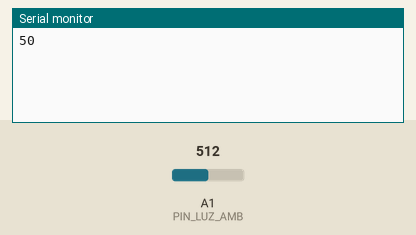
Recording of a sketch running on a simulated Arduino Uno, built with avr-gcc and run on an emulated ATmega328P. Parts: the last lines printed to the serial monitor. The test bench sets the inputs (shaded band); at power-on: A1 (PIN_LUZ_AMB) = 512. EEPROM starts erased.

Above: at 6.2 s.
6.3 s: A1 (PIN_LUZ_AMB) set to 716
At 7.5 s:
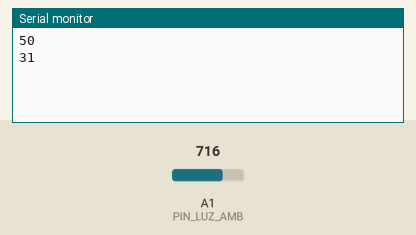
8.9 s: A1 (PIN_LUZ_AMB) set to 900
At 10.3 s:
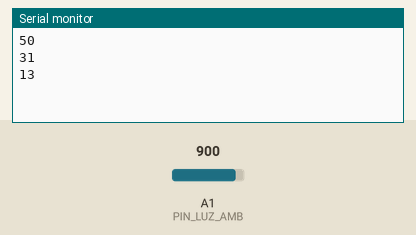
Timing chart, 0 to 11.9 s (numbered marks = the images above; inputs shaded):
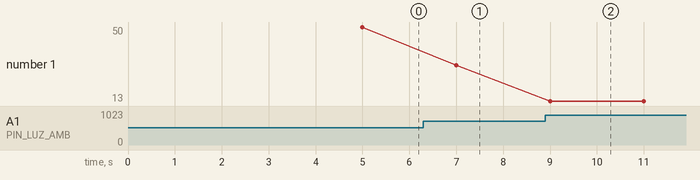

The sketch:

sketch_prueba_UHWLuz.ino
```cpp
#include <EEPROM.h>
int posEscrLuzAmb = 52;
int luz;
int PIN_LUZ_AMB = A1;

void setup() {
  Serial.begin(9600);
  for (int i = 0; i < 10; i++) {
    delay(500);
  }
}

void loop() {
  grabar1ValorMasLuzAmb();
  delay(2000);

  if(posEscrLuzAmb >= 65) while(1);

}

void grabar1ValorMasLuzAmb() {


  byte luz = map(analogRead(PIN_LUZ_AMB), 0, 1023, 100, 0);
  EEPROM.put(posEscrLuzAmb,luz);
  posEscrLuzAmb++;
  Serial.println(luz);

}
```

Measured:
- after the input at 6.3 s, the serial monitor: prints a new line after 0.70 s (image 1)
- after the input at 8.9 s, the serial monitor: prints a new line after 0.10 s (image 2)
- plotted number 1: 50 → 31 after the input at 6.3 s, 31 → 13 after the input at 8.9 s
